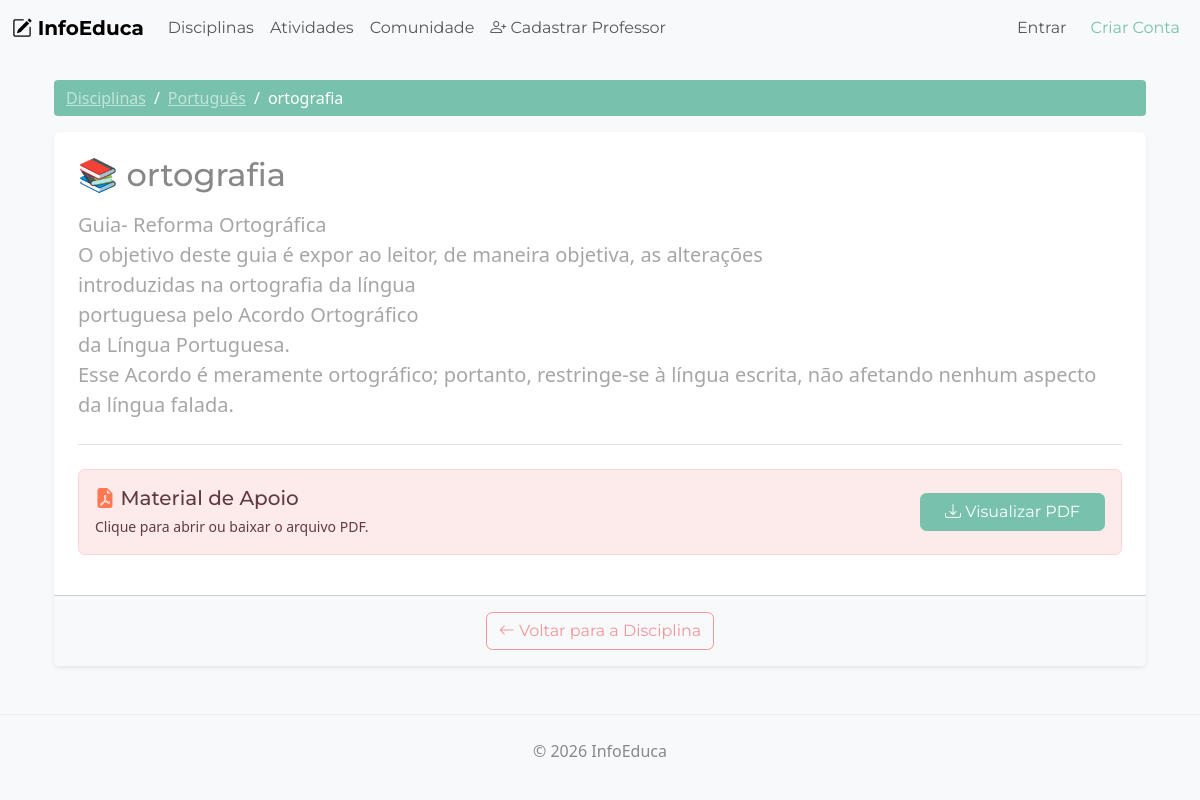
Page /atividades/2/ on the committed database.
### apps/atividades/models.py (models this page shows, shortened)
class Atividade(models.Model):
    TIPO_CHOICES = [
        ('material', 'Material de Estudo (PDF/Link)'),
        ('quiz', 'Quiz Interativo'),
    ]
    disciplina = models.ForeignKey(Disciplina, on_delete=models.CASCADE, related_name='atividades')
    titulo = models.CharField(max_length=200, verbose_name="Título")
    tipo = models.CharField(max_length=20, choices=TIPO_CHOICES, default='material')
    descricao = models.TextField(blank=True, verbose_name="Instruções ou Resumo")
    arquivo = models.FileField(upload_to='materiais/', null=True, blank=True, verbose_name="Arquivo PDF/Material")
    link_video = models.URLField(null=True, blank=True, verbose_name="Link de Vídeo Aula (YouTube)")
    class Meta:
        verbose_name = "Atividade"
        verbose_name_plural = "Atividades"

### apps/disciplinas/models.py (models this page shows, shortened)
class Disciplina(models.Model):
    nome = models.CharField(max_length=100, verbose_name="Nome da Disciplina")
    descricao = models.TextField(verbose_name="Descrição", blank=True)
    data_criacao = models.DateTimeField(auto_now_add=True, verbose_name="Criado em")
    class Meta:
        verbose_name = "Disciplina"
        verbose_name_plural = "Disciplinas"

### apps/atividades/views.py (the view, shortened to what this page needs)
# urls.py: path('<int:atividade_id>/', views.detalhe_atividade, name='detalhe_atividade'),
def detalhe_atividade(request, atividade_id):
    atividade = get_object_or_404(Atividade, id=atividade_id)
    context = {'atividade': atividade}
    if atividade.tipo == 'quiz':
        context['perguntas'] = atividade.perguntas.all()
        return render(request, 'atividades/quiz.html', context)
    return render(request, 'atividades/material.html', context)

### templates/atividades/material.html (shortened to what this page needs)
{% extends "base.html" %}
{% block content %}
<div class="container mt-4">
    <nav aria-label="breadcrumb">
        <ol class="breadcrumb">
            <li class="breadcrumb-item"><a href="{% url 'disciplinas:lista_disciplinas' %}">Disciplinas</a></li>
            <li class="breadcrumb-item"><a href="{% url 'disciplinas:detalhe_disciplina' atividade.disciplina.id %}">{{ atividade.disciplina.nome }}</a></li>
            <li class="breadcrumb-item active">{{ atividade.titulo }}</li>
        </ol>
    </nav>
    <div class="card shadow-sm border-0">
        <div class="card-body p-4">
            <h2 class="card-title mb-3">📚 {{ atividade.titulo }}</h2>
            <div class="text-muted mb-4 lead">
                {{ atividade.descricao|linebreaks }}
            </div>
            <hr>
            <div class="row mt-4">
                {% if atividade.arquivo %}
                <div class="col-12">
                    <div class="alert alert-secondary d-flex justify-content-between align-items-center p-3">
                        <div>
                            <h5 class="mb-1"><i class="bi bi-file-earmark-pdf-fill text-danger"></i> Material de Apoio</h5>
                            <small>Clique para abrir ou baixar o arquivo PDF.</small>
                        </div>
                        <a href="{{ atividade.arquivo.url }}" class="btn btn-primary px-4" target="_blank">
                            <i class="bi bi-download"></i> Visualizar PDF
                        </a>
                    </div>
                </div>
                {% endif %}
            </div>
        </div>
        <div class="card-footer bg-light text-center py-3">
            <a href="{% url 'disciplinas:detalhe_disciplina' atividade.disciplina.id %}" class="btn btn-outline-secondary">
                <i class="bi bi-arrow-left"></i> Voltar para a Disciplina
            </a>
        </div>
    </div>
</div>
{% endblock %}

### static/css/style.css (style rules this page uses)
body { background-color: #f8f9fa; }

### rows in the picture
Atividade: disciplina.nome "Português", titulo "ortografia", descricao "Guia- Reforma Ortográfica O objetivo deste guia é expor ao leitor, de maneira objetiva, as alterações introduzidas na ortografia da língua portuguesa pelo Acordo Ortográfico da Língua Portuguesa. Esse Acordo é meramente ortográfico; portanto, restringe-se à língua escrita, não afetando nenhum aspecto da língua falada."
